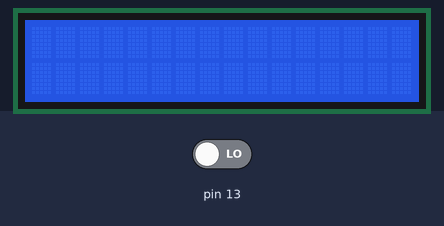
The sketch below on a simulated Arduino Uno, built with avr-gcc and run on an emulated ATmega328P. On the bench: 16×2 character LCD. The inputs (shaded band) are chosen by the test bench; at power-on: pin 13 LOW.

Above: at 1.2 s.
1.3 s: pin 13 driven HIGH
At 2.1 s:
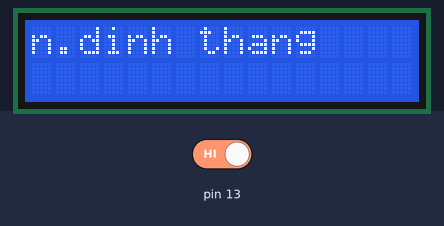
At 3.5 s:
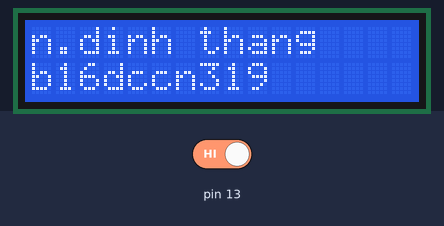
Timing chart, 0 to 5.0 s (numbered marks = the images above; inputs shaded):
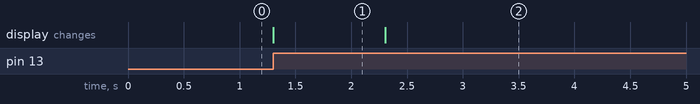

The sketch:

lcddemo.ino
```cpp
/*
   LCD RS pin to digital pin 12
   LCD Enable pin to digital pin 11
   LCD D4 pin to digital pin 5
   LCD D5 pin to digital pin 4
   LCD D6 pin to digital pin 3
   LCD D7 pin to digital pin 2
   LCD R/W pin to ground
   LCD VSS pin to ground
   LCD VCC pin to 5V
   10K resistor:
*/

#include <LiquidCrystal.h>

LiquidCrystal lcd(12, 11, 5, 4, 3, 2);

void setup() {
  pinMode(13, INPUT);
  lcd.begin(16, 2);
}

void loop() {
  if (digitalRead(13) == HIGH) {
    lcd.setCursor(0, 0);
    lcd.print("n.dinh thang");
    delay(1000);
    //    lcd.clear();
    lcd.setCursor(0, 1);
    lcd.print("b16dccn319");
  }
}
```

Measured:
- after the input at 1.3 s, the display: changes at once (image 1)
- what the display in image 1 shows lasts 1.0 s, from 1.3 s to 2.3 s
